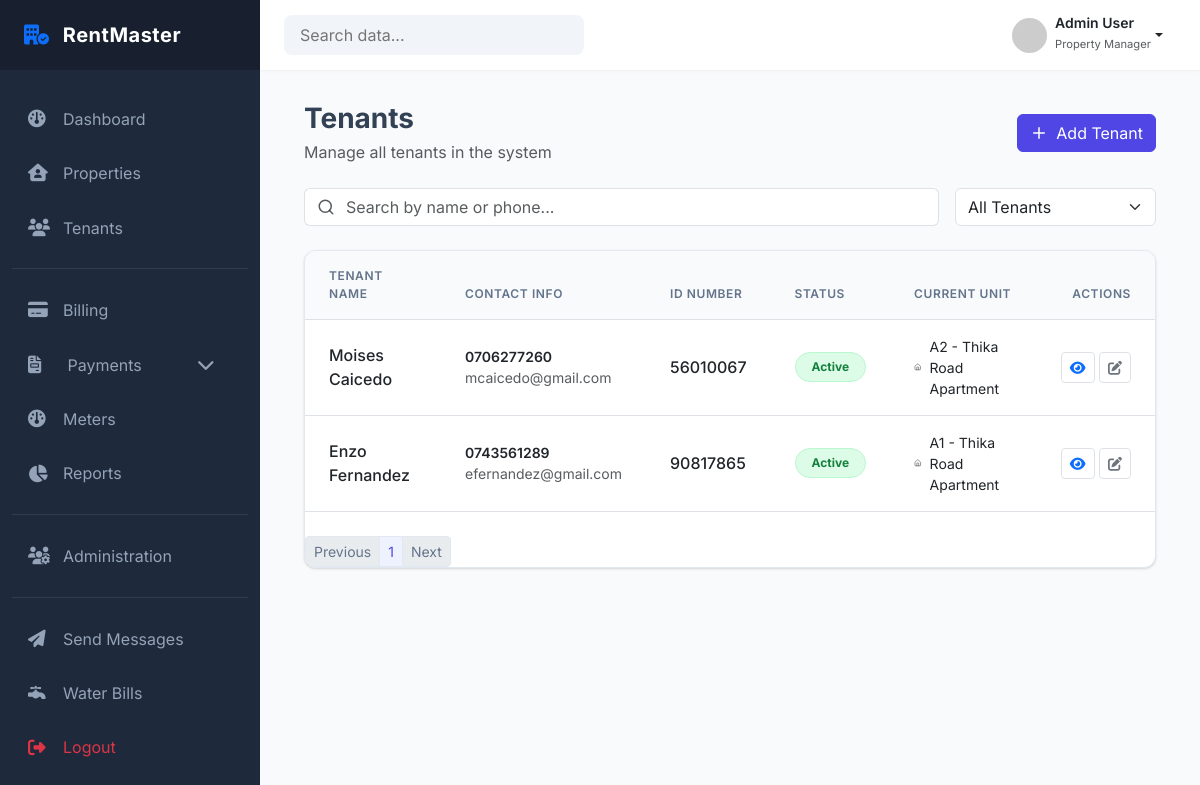
Page /tenants (signed in) on the committed database.
### tenants/models.py (models this page shows, shortened)
class Tenant(models.Model):
    first_name = models.CharField(max_length=100)
    last_name = models.CharField(max_length=100)
    landlord = models.ForeignKey(
        settings.AUTH_USER_MODEL,
        on_delete=models.PROTECT,
        limit_choices_to={"role": "LANDLORD"},
        related_name="tenants"
    )
    phone_number = models.CharField(max_length=20)
    email = models.EmailField(blank=True)
    id_number = models.CharField(max_length=50)
    date_of_birth = models.DateField(null=True, blank=True)
    is_active = models.BooleanField(default=True)
    created_at = models.DateTimeField(auto_now_add=True)
    created_by = models.ForeignKey(
        settings.AUTH_USER_MODEL,
        on_delete=models.PROTECT
    )
    class Meta:
        constraints = [
            UniqueConstraint(
                fields=["id_number", "landlord"],
                name="unique_id_per_landlord"
            ),
            UniqueConstraint(
                fields=["phone_number", "landlord"],
                name="unique_phone_per_landlord"
            )
        ]

### tenants/views.py (the view)
# urls.py: path('', views.tenant_list_view, name='tenant_list'),
def tenant_list_view(request):
    search_query = request.GET.get("q")
    status = request.GET.get("status")
    page_number = request.GET.get("page")
    tenants_qs = get_tenants_for_user(
        user=request.user,
        search_query=search_query,
        status=status
    )
    paginator = Paginator(tenants_qs, 10) # 10 per page
    page_obj = paginator.get_page(page_number)
    context = {
        "tenants": page_obj,
        "page_obj": page_obj,
    }
    if request.headers.get("HX-Request"):
        return render(request, "tenants/partials/tenant_table_rows.html", context)
    return render(request, "tenants/tenant_list.html", context)

### templates/tenants/tenant_list.html (shortened to what this page needs)
{% extends 'dashboard/base_dashboard.html' %}
{% load static %}
{% block extra_css %}
<link rel="stylesheet" href="{% static 'tenants/css/tenant_list.css' %}">
{% endblock %}
{% block content %}
<div class="container">
    <div class="row align-items-center mb-4">
    <div class="col-md-8">
        <h1 class="h3 fw-bold mb-1">Tenants</h1>
        <p class="text-muted mb-0">Manage all tenants in the system</p>
    </div>
    <div class="col-md-4 text-md-end mt-3 mt-md-0">
        <a href="{% url 'tenants:add_tenant' %}" class="btn btn-primary d-inline-flex align-items-center">
        <i
            data-lucide="plus"
            class="me-2"
            style="width: 18px; height: 18px"
        ></i>
        Add Tenant
        </a>
    </div>
    </div>
    <div class="row g-3 mb-4">
    <div class="col-md-9">
        <div class="input-group">
        <span class="input-group-text bg-white border-end-0">
            <i
            data-lucide="search"
            class="text-muted"
            style="width: 18px; height: 18px"
            ></i>
        </span>
        <input
            type="text"
            name="q"
            class="form-control border-start-0 ps-0"
            placeholder="Search by name or phone..."
            hx-get="{% url 'tenants:tenant_list' %}"
            hx-trigger="keyup changed delay:500ms"
            hx-target="#tenant-list-container"
            hx-swap="innerHTML"
            hx-include="[name='status']"
        />
        </div>
    </div>
    <div class="col-md-3">
        <select
        class="form-select"
        name="status"
        hx-get="{% url 'tenants:tenant_list' %}"
        hx-trigger="change"
        hx-target="#tenant-list-container"
        hx-swap="innerHTML"
        hx-include="[name='q']"
        >
            <option value="" selected>All Tenants</option>
        </select>
    </div>
    </div>
    <div class="card overflow-hidden" id="tenant-list-container">
        {% include "tenants/partials/tenant_table_rows.html" %}
    </div>
</div>
{% endblock %}

### templates/tenants/partials/tenant_table_rows.html (shortened to what this page needs)
<div class="table-responsive">
    <table class="table table-hover align-middle mb-0">
        <thead>
            <tr>
                <th class="px-4 py-3">Tenant Name</th>
                <th class="px-4 py-3">Contact Info</th>
                <th class="px-4 py-3">ID Number</th>
                <th class="px-4 py-3">Status</th>
                <th class="px-4 py-3">Current Unit</th>
                <th class="px-4 py-3 text-end">Actions</th>
            </tr>
        </thead>
        <tbody>
            {% for tenant in tenants %}
            <tr>
                <td class="px-4 py-3 fw-medium">{{ tenant.first_name }} {{ tenant.last_name }}</td>
                <td class="px-4 py-3">
                    <div class="small fw-semibold">{{ tenant.phone_number }}</div>
                    <div class="small text-muted">{{ tenant.email }}</div>
                </td>
                <td class="px-4 py-3 fw-medium">{{ tenant.id_number }}</td>
                <td class="px-4 py-3">
                    {% if tenant.has_active_tenancy %}
                    <span class="badge badge-active rounded-pill px-3 py-2"
                    >Active</span
                    >
                    {% else %}
                    <span class="badge badge-inactive rounded-pill px-3 py-2"
                    >Inactive</span
                    >
                    {% endif %}
                </td>
                <td class="px-4 py-3">
                    {% if tenant.current_unit_name %}
                    <div class="d-flex align-items-center small">
                    <i
                        data-lucide="home"
                        class="me-2 text-muted"
                        style="width: 14px; height: 14px"
                    ></i>
                    {{ tenant.current_unit_name }} - {{ tenant.current_property_name }}
                    </div>
                    {% else %}
                    <span class="text-muted">Not Assigned</span>
                    {% endif %}
                </td>
                <td class="pe-4 text-end">
                    <a href="#" class="btn btn-sm btn-white border text-primary" title="View">
                        <i class="fa-solid fa-eye"></i>
                    </a>
                    <a href="{% url 'tenants:edit_tenant' tenant.id %}" class="btn btn-sm btn-white border text-secondary" title="Edit">
                        <i class="fa-solid fa-pen-to-square"></i>
                    </a>
                </td>
            </tr>
            {% endfor %}
        </tbody>
    </table>
</div>
<div class="d-flex flex-column flex-md-row justify-content-between align-items-center mt-4">
    <nav>
        <ul class="pagination pagination-sm mb-0">
            {% if page_obj.has_previous %}
                <li class="page-item">
                    <a
                        class="page-link"
                        hx-get="?page={{ page_obj.previous_page_number }}"
                        hx-target="#tenant-list-container"
                        hx-swap="innerHTML"
                        hx-include="[name='q'], [name='status']"
                    >
                        Previous
                    </a>
                </li>
            {% else %}
                <li class="page-item disabled">
                    <span class="page-link">Previous</span>
                </li>
            {% endif %}
            {% for num in page_obj.paginator.page_range %}
                <li class="page-item {% if page_obj.number == num %}active{% endif %}">
                    <a
                        class="page-link"
                        hx-get="?page={{ num }}"
                        hx-target="#tenant-list-container"
                        hx-swap="innerHTML"
                        hx-include="[name='q'], [name='status']"
                    >
                        {{ num }}
                    </a>
                </li>
            {% endfor %}
            {% if page_obj.has_next %}
                <li class="page-item">
                    <a
                        class="page-link"
                        hx-get="?page={{ page_obj.next_page_number }}"
                        hx-target="#tenant-list-container"
                        hx-swap="innerHTML"
                        hx-include="[name='q'], [name='status']"
                    >
                        Next
                    </a>
                </li>
            {% else %}
                <li class="page-item disabled">
                    <span class="page-link">Next</span>
                </li>
            {% endif %}
        </ul>
    </nav>
</div>

### static/dashboard/css/dashboard.css (style rules this page uses)
:root { --sidebar-width: 260px; --primary-color: #2563eb; --dark-blue: #1e293b; --light-bg: #f8fafc; --top-navbar-height: 70px; }
body { font-family: "Inter", sans-serif; background-color: var(--light-bg); overflow-x: hidden; }

### static/tenants/css/tenant_list.css (style rules this page uses)
body { font-family: 'Inter', sans-serif; background-color: #f8fafc; color: #334155; }
.card { border: 1px solid #e2e8f0; border-radius: 0.75rem; box-shadow: 0 1px 3px 0 rgba(0, 0, 0, 0.1), 0 1px 2px 0 rgba(0, 0, 0, 0.06); }
.table thead th { background-color: #f8fafc; text-transform: uppercase; font-size: 0.75rem; letter-spacing: 0.05em; font-weight: 600; color: #64748b; border-top: none; }
.btn-primary { background-color: #4f46e5; border-color: #4f46e5; }
.badge-active { background-color: #dcfce7; color: #15803d; border: 1px solid #bbf7d0; }
.pagination .page-link { color: #64748b; border-color: #e2e8f0; }
.pagination .page-item.active .page-link { background-color: #eef2ff; border-color: #e2e8f0; color: #4f46e5; }

### rows in the picture
Tenant: first_name "Moises", last_name "Caicedo", phone_number "0706277260", email "mcaicedo@gmail.com", id_number "56010067", shows "Active", current_unit_name "A2", current_property_name "Thika Road Apartment"
Tenant: first_name "Enzo", last_name "Fernandez", phone_number "0743561289", email "efernandez@gmail.com", id_number "90817865", shows "Active", current_unit_name "A1", current_property_name "Thika Road Apartment"

### other values in the picture
{{ num }} "1"
